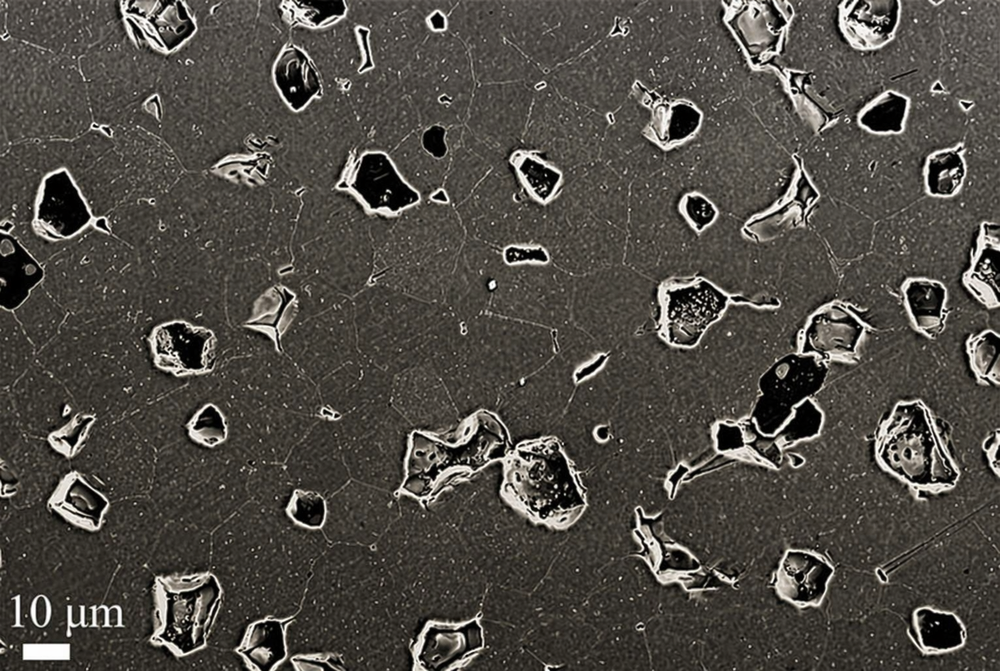
#> input picture pictures/grains.png, 1000 x 671 px, shrunk from 1531 x 1027 before the run
$ jupyter execute grains_model.ipynb
#> lines starting #> are read from the running program, lines starting #| are printed output that depends on the picture
[cell 1]
image_path = '../pictures/grains.png'

[cell 2]
import cv2
import numpy as np

def calculate_percentile_ratios(image_path, p=5):
#> called with image_path = '../pictures/grains.png', p = 5
    img = cv2.imread(image_path, cv2.IMREAD_GRAYSCALE)
#> img: shape (671, 1000); min 0, max 255, mean 74.8
    if img is None: return None

    # Находим значения яркости, ниже которых находятся p% пикселей
    # и выше которых находятся (100-p)% пикселей
    low_threshold = np.percentile(img, p)
#> low_threshold = 18
    high_threshold = np.percentile(img, 100 - p)
#> high_threshold = 185

    total_pixels = img.size
#> total_pixels = 671000
    dark_ratio = np.sum(img <= low_threshold) / total_pixels
#> dark_ratio = 0.0506
    light_ratio = np.sum(img >= high_threshold) / total_pixels
#> light_ratio = 0.0505

    return dark_ratio, light_ratio, low_threshold, high_threshold

dark, light, low_t, high_t = calculate_percentile_ratios(image_path, p=5)
#> dark = 0.0506; light = 0.0505; low_t = 18; high_t = 185
print(f"Пороги (5%): темные < {low_t:.1f}, светлые > {high_t:.1f}")
#| Пороги (5%): темные < 18.0, светлые > 185.0

[cell 3]
import cv2
import numpy as np

def calculate_brightness_ratio(image_path, dark_threshold=18, light_threshold=185):
    """
    Вычисляет долю самых светлых и самых темных пикселей.

    :param image_path: Путь к изображению
    :param dark_threshold: Порог для темных пикселей (0-255)
    :param light_threshold: Порог для светлых пикселей (0-255)
    :return: Доля темных, доля светлых
    """
#> called with image_path = '../pictures/grains.png', dark_threshold = 18, light_threshold = 185
    # 1. Загрузка изображения
    img = cv2.imread(image_path)
#> img is the input picture: shape (671, 1000, 3); mean B, G, R 68.7, 74.8, 78.6
    if img is None:
        raise ValueError("Не удалось загрузить изображение. Проверьте путь.")

    # 2. Преобразование в оттенки серого (интенсивность света)
    gray = cv2.cvtColor(img, cv2.COLOR_BGR2GRAY)

    # 3. Подсчет общего количества пикселей
    total_pixels = gray.size
#> total_pixels = 671000

    # 4. Подсчет пикселей по порогам (NumPy boolean indexing)
    dark_pixels = np.sum(gray < dark_threshold)
#> dark_pixels = 32856
    light_pixels = np.sum(gray > light_threshold)
#> light_pixels = 33661

    # 5. Расчет долей
    dark_ratio = dark_pixels / total_pixels
#> dark_ratio = 0.049
    light_ratio = light_pixels / total_pixels
#> light_ratio = 0.0502

    return dark_ratio, light_ratio

# --- Пример использования ---
# Создайте файл 'test.jpg' или укажите путь к своему файлу
image_path = '../pictures/grains.png'
try:
    dark, light = calculate_brightness_ratio(image_path)
#> dark = 0.049; light = 0.0502

    print(f"Изображение: {image_path}")
    print(f"Доля темных пикселей (<18): {dark:.2%}")
#| Доля темных пикселей (<18): 4.90%
    print(f"Доля светлых пикселей (>185): {light:.2%}")
#| Доля светлых пикселей (>185): 5.02%

except Exception as e:
    print(e)

[cell 4]
import numpy as np
import matplotlib.pyplot as plt
from scipy.spatial import Voronoi
from shapely.geometry import Polygon

# 1. случайные точки
N = 200
points = np.random.rand(N, 2)

# 2. Вороной
vor = Voronoi(points)

fig, ax = plt.subplots(figsize=(6, 6))

grain_fraction = 0.9

for region_index in vor.point_region:
    vertices = vor.regions[region_index]

    if -1 in vertices or len(vertices) == 0:
        continue

    polygon = [vor.vertices[i] for i in vertices]
    poly = Polygon(polygon)

    if not poly.is_valid or poly.area == 0:
        continue

    # 3. классификация
    is_grain = np.random.rand() < grain_fraction

    x, y = poly.exterior.xy

    if is_grain:
        ax.fill(x, y, color='lightgray', edgecolor='black', linewidth=0.5)

        # 4. центр
        cx, cy = poly.centroid.coords[0]

        # 5. радиус ~ sqrt(area)
        r = np.sqrt(poly.area)

        # 6. случайный спин
        angle = np.random.rand() * 2 * np.pi
        dx = r * np.cos(angle)
        dy = r * np.sin(angle)

        ax.quiver(cx, cy, dx, dy,
          angles='xy',
          scale_units='xy',
          scale=1.1,
          color='black',
          width=0.003,
          pivot='mid')

    else:
        ax.fill(x, y, color='black')  # дырки

ax.set_aspect('equal')
ax.set_xlim(0, 1)
ax.set_ylim(0, 1)
ax.axis('off')

plt.savefig('../pictures/grains_model.png', dpi=300, bbox_inches='tight')
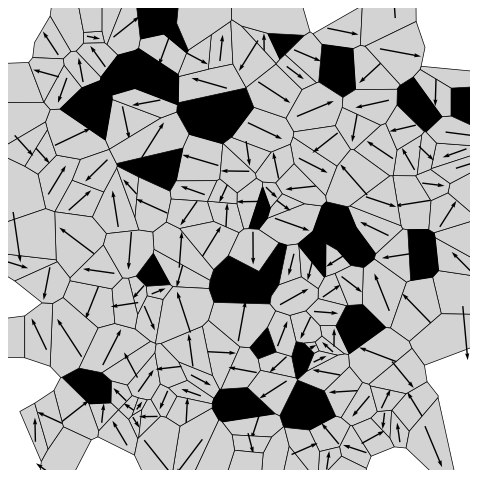
#> figure drawn by matplotlib, 1 panel

[cell 5]
import numpy as np
import matplotlib.pyplot as plt
from scipy.spatial import Voronoi
from shapely.geometry import Polygon
from shapely.ops import unary_union

# --- параметры ---
N = 200  # число сайтов
target_fraction = 0.9  # доля зёрен
box = Polygon([(0,0), (1,0), (1,1), (0,1)])

# --- случайные точки ---
points = np.random.rand(N, 2)

# --- Voronoi ---
vor = Voronoi(points)

# --- функция для конечных полигонов ---
def voronoi_finite_polygons_2d(vor, radius=10):
#> called with radius = 10
    new_regions = []
    new_vertices = vor.vertices.tolist()

    center = vor.points.mean(axis=0)
    for region in vor.regions:
        if not region or -1 in region:
            continue
        polygon = [vor.vertices[i] for i in region]
        new_regions.append(polygon)

    return new_regions

regions = voronoi_finite_polygons_2d(vor)

# --- пересечение с коробкой ---
polygons = []
areas = []

for reg in regions:
    poly = Polygon(reg).intersection(box)
    if poly.is_empty:
        continue
    polygons.append(poly)
    areas.append(poly.area)

areas = np.array(areas)

# [7 lines of commented-out code are left out]

from collections import defaultdict
import random

# --- 1. граф соседства ---
neighbors = defaultdict(set)
for i, j in vor.ridge_points:
    if i < len(polygons) and j < len(polygons):
        neighbors[i].add(j)
        neighbors[j].add(i)

# --- 2. кандидаты в дырки (независимое множество) ---
indices = list(range(len(polygons)))
random.shuffle(indices)

holes_candidates = set()

for i in indices:
    if all((n not in holes_candidates) for n in neighbors[i]):
        holes_candidates.add(i)

# --- 3. подгонка по площади ---
total_area = areas.sum()
target_area = target_fraction * total_area

# сортируем кандидатов по площади (большие сначала)
candidates_sorted = sorted(
    list(holes_candidates),
    key=lambda i: areas[i],
    reverse=True
)

holes = set()
current_area = 0.0

for i in candidates_sorted:
    if current_area + areas[i] <= target_area:
        holes.add(i)
        current_area += areas[i]

# --- 4. формируем grain_mask ---
grain_mask = np.ones(len(polygons), dtype=bool)
for i in holes:
    grain_mask[i] = False

# --- визуализация ---
fig, ax = plt.subplots(figsize=(6,6))

for i, poly in enumerate(polygons):
    x, y = poly.exterior.xy

    if grain_mask[i]:
        ax.fill(x, y, color='black')

        # спин
        centroid = poly.centroid
        R = np.sqrt(poly.area / np.pi)

        theta = np.random.uniform(0, 2*np.pi)
        dx = R * np.cos(theta)
        dy = R * np.sin(theta)

        ax.arrow(centroid.x, centroid.y, dx, dy,
                 head_width=0.01, color='red')
    else:
        ax.fill(x, y, color='lightgray')

ax.set_aspect('equal')
ax.set_xlim(0,1)
ax.set_ylim(0,1)
plt.show()
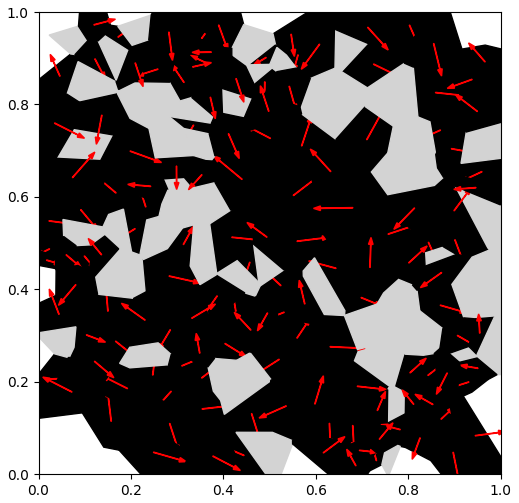
#> figure drawn by matplotlib, 1 panel
print("Target fraction:", target_fraction)
print("Actual fraction:", current_area / total_area)

[cell 6]
from collections import defaultdict
import random

# --- строим граф соседства ---
neighbors = defaultdict(set)

for i, j in vor.ridge_points:
    neighbors[i].add(j)
    neighbors[j].add(i)

# важно: оставить только те индексы, которые попали в polygons
valid_indices = list(range(len(polygons)))

# --- жадный выбор дырок ---
order = valid_indices.copy()
random.shuffle(order)

holes = set()

for i in order:
    if all((n not in holes) for n in neighbors[i]):
        holes.add(i)

# --- теперь контролируем долю по площади ---
# (важно: иначе жадный алгоритм даст случайную долю)

selected = []
area_sum = 0
target = target_fraction * total_area

# сортируем кандидатов по площади (например, большие сначала)
candidates = sorted(list(holes), key=lambda i: areas[i], reverse=True)

final_holes = set()

for i in candidates:
    if area_sum + areas[i] <= target:
        final_holes.add(i)
        area_sum += areas[i]
